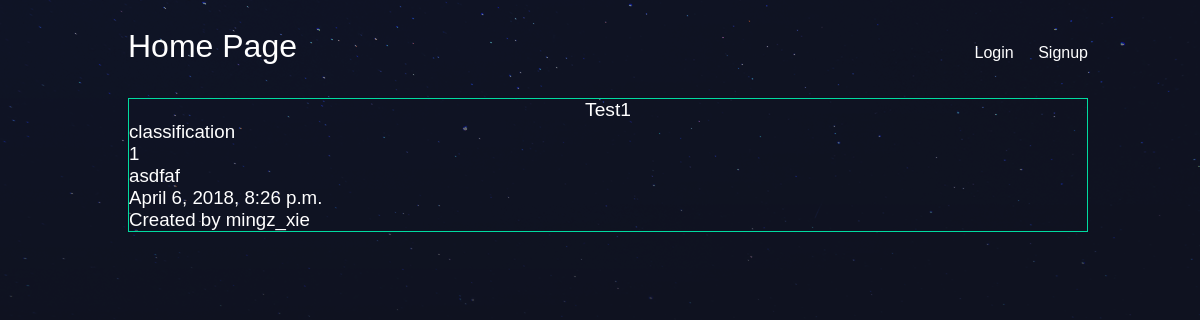
Page /projects/148/ on the committed database.
### projects/models.py (models this page shows, shortened)
class Project(models.Model):
    title = models.CharField(max_length = 100)
    description = models.TextField(blank=True)
    predict_type = models.CharField(max_length=100,blank=True)
    creator = models.ForeignKey(User, default=None, on_delete=models.CASCADE)
    date = models.DateTimeField(auto_now_add=True) #automatically added when created.
    labeled_data = models.FileField(upload_to='labeled_data')
    attribute_num = models.IntegerField(null=True)
    accurate_list = models.TextField(blank=True)
    accurate_rate = models.CharField(blank=True, max_length = 50)
    mean_squared_error = models.CharField(blank=True, max_length = 50)
    algorithm_selected = models.CharField(blank=True, max_length = 50)
    unlabeled_data = models.CharField(max_length=500)
    predict_result = models.TextField(blank=True)
    comment = models.TextField(blank=True)

### projects/views.py (the view)
# urls.py: path('<int:project_id>/', views.project_detail, name="detail"),
def project_detail(request, project_id):
    project = Project.objects.get(pk=project_id)
    return render(request, 'projects/project_detail.html',{'project':project})

### projects/templates/projects/project_detail.html (shortened to what this page needs)
{% extends 'base_layout.html' %}
{% block content%}
<div class="project-detail">
  <div class="project">
    <h2>{{ project.title }}</h2>
    <h3>{{ project.predict_type }}</h2>
    <h3>{{ project.description}}</h3>
    <h3>{{ project.comment }}</h3>
    <h3>{{ project.date }}</h3>
    <h3>Created by {{ project.creator }}</h3>
  </div>
</div>
{% endblock %}

### assets/styles.css (style rules this page uses)
body { background-color: #0f121f; background-image: url(/static/stars.png); background-repeat-y: no-repeat; color: #fff; }
body * { font-family: Arial; }
h1, h2, h3, h4, h5 { font-weight: normal; margin: 0; }
.project { padding: 10px; border: 1px solid #00dba0; position: relative; padding-bottom: 40px; }
.project h2 { font-size: 1.2em; }
.project-detail .project { padding: 0; }
.project-detail .project h2 { text-align: center; margin: 20px auto font-size: 2em; }
body { width: 100%; overflow-x: hidden; }

### rows in the picture
Project: title "Test1", predict_type "classification", description "1", comment "asdfaf", date "April 6, 2018, 8:26 p.m.", creator "mingz_xie"
